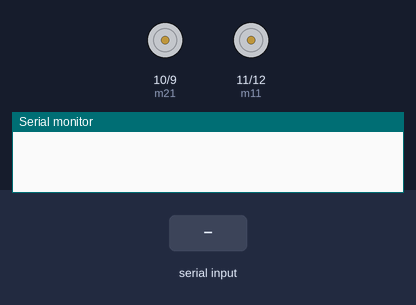
Bench run of a sketch on a simulated Arduino Uno, built with avr-gcc and run on an emulated ATmega328P. Parts: motor-driver pin pairs drawn as motors (green arrow = first pin HIGH = forward, orange = second pin HIGH = backward, longer = more drive), the last lines printed to the serial monitor. Inputs (shaded band) come from the test bench.

Above: at 1.2 s.
1.3 s: "1" received over Serial
At 1.8 s:
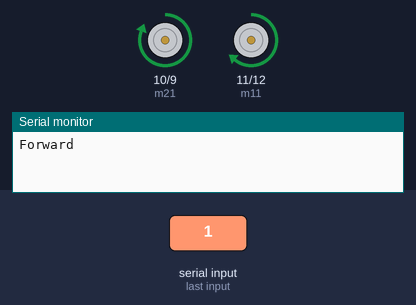
2.8 s: "2" received over Serial
At 4.0 s:
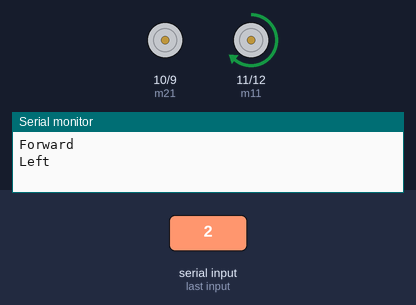
4.3 s: "3" received over Serial
At 5.2 s:
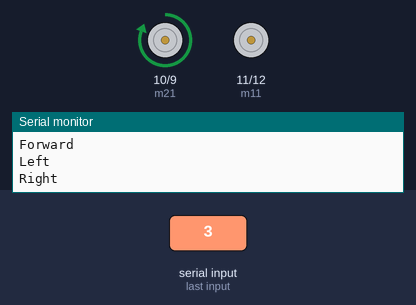
5.8 s: "4" received over Serial
At 6.4 s:
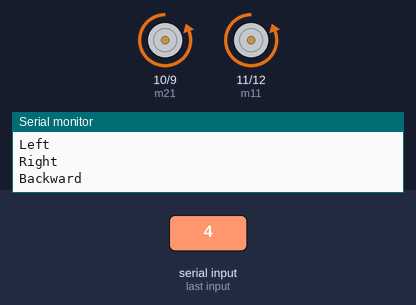
Timing chart, 0 to 8.3 s (numbered marks = the images above; inputs shaded):
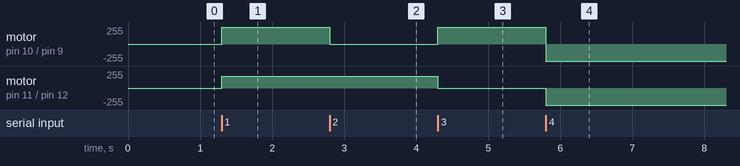

Measured:
- after the input at 1.3 s, motor on pin 10 (m21) / pin 9 (m22): stopped → forward 255/255 at once; motor on pin 11 (m11) / pin 12 (m12): stopped → forward 180/255 at once
- after the input at 2.8 s, motor on pin 10 (m21) / pin 9 (m22): forward 255/255 → stopped at once
- after the input at 4.3 s, motor on pin 10 (m21) / pin 9 (m22): stopped → forward 255/255 at once; motor on pin 11 (m11) / pin 12 (m12): forward 180/255 → stopped at once
- after the input at 5.8 s, motor on pin 10 (m21) / pin 9 (m22): forward 255/255 → backward 255/255 at once; motor on pin 11 (m11) / pin 12 (m12): stopped → backward 255/255 at once

The sketch:

test2.ino
```cpp
#define m11 11    // rear motor
#define m12 12
#define m21 10    // front motor
#define m22 9
char str[2], i;
void forward()
{ analogWrite(m11, 180); // Run in half speed
    analogWrite(m12, 0); // Run in full speed
    analogWrite(m21, 255); // Run in half speed
    analogWrite(m22, 0); // Run in full speed

}
void backward()
{
  analogWrite(m11, 0); // Run in half speed
    analogWrite(m12, 180); // Run in full speed
    analogWrite(m21, 0); // Run in half speed
    analogWrite(m22, 255); // Run in full speed

}
void left()
{analogWrite(m11, 0); // Run in half speed
    analogWrite(m12, 0); // Run in full speed
    analogWrite(m21, 255); // Run in half speed
    analogWrite(m22, 0); // Run in full speed

}
void right()
{analogWrite(m11,180); // Run in half speed
    analogWrite(m12, 0); // Run in full speed
    analogWrite(m21, 0); // Run in half speed
    analogWrite(m22, 0); // Run in full speed

}
void Stop()
{analogWrite(m11, 0); // Run in half speed
    analogWrite(m12, 0); // Run in full speed
    analogWrite(m21, 0); // Run in half speed
    analogWrite(m22, 0); // Run in full speed

}
void setup()
{
  Serial.begin(9600);
  pinMode(m11, OUTPUT);
  pinMode(m12, OUTPUT);
  pinMode(m21, OUTPUT);
  pinMode(m22, OUTPUT);
}
void loop()
{
  while (Serial.available())
  {
    char ch = Serial.read();
    str[i++] = ch;

    if (str[i - 1] == '1')
    {
      Serial.println("Forward");
      forward();
      i = 0;
    }
    else if (str[i - 1] == '2')
    {
      Serial.println("Left");
      right();
      i = 0;
    }
    else if (str[i - 1] == '3')
    {
      Serial.println("Right");
      left();
      i = 0;
    }

    else if (str[i - 1] == '4')
    {
      Serial.println("Backward");
      backward();
      i = 0;
    }
    else if (str[i - 1] == '5')
    {
      Serial.println("Stop");
      Stop();
      i = 0;
    }
    delay(100);
  }
}
```
